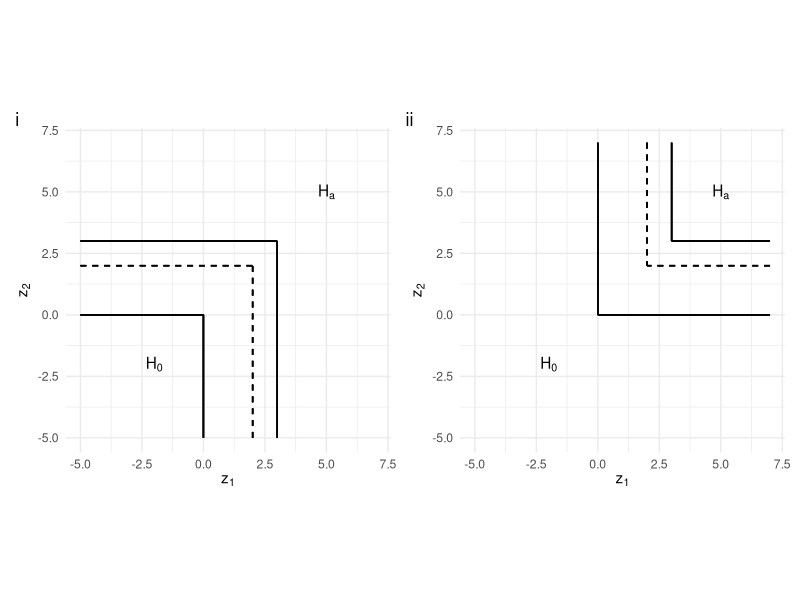
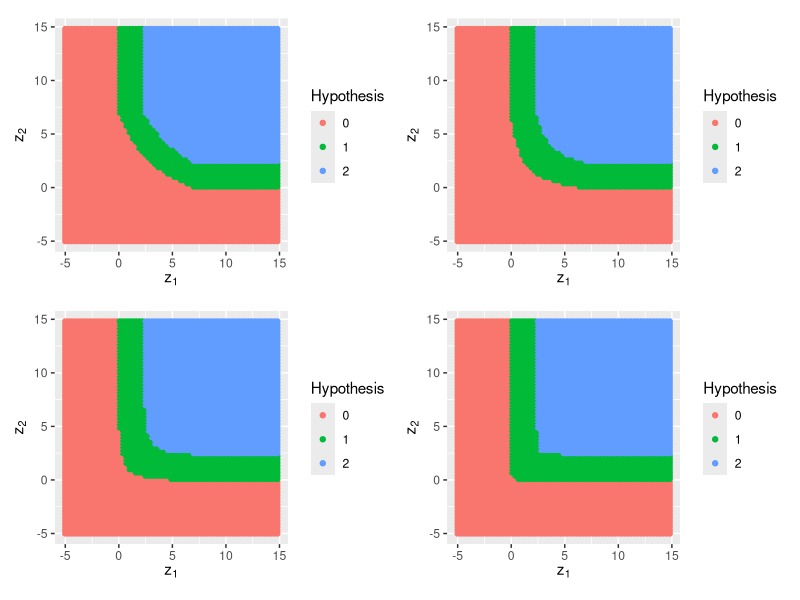
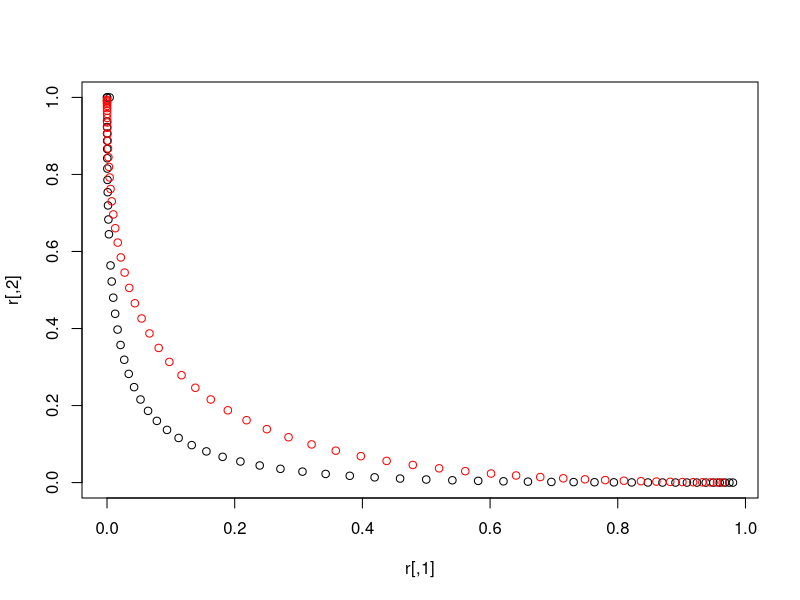

These charts were generated, in order, by the following R code:
## ---- chunk 1
knitr::opts_chunk$set(
  collapse = TRUE,
  comment = "#>"
)
## ---- chunk 2
#library(vamos)
library(ggplot2)
library(patchwork)
## ---- chunk 3
library(ggplot2)
library(patchwork)

df <- expand.grid(z_1 = c(-5, 7),
                  z_2 = c(-5, 7))

p1 <- ggplot(df, aes(z_1, z_2)) + geom_point(alpha = 0) +
  coord_fixed() + 
  # null
  geom_segment(aes(x = -5, y = 0, xend = 0, yend = 0)) +
  geom_segment(aes(x = 0, y = -5, xend = 0, yend = 0)) + 
  
  # alt
  geom_segment(aes(x = -5, y = 3, xend = 3, yend = 3)) +
  geom_segment(aes(x = 3, y = -5, xend = 3, yend = 3)) +
  
  # crit
  geom_segment(aes(x = -5, y = 2, xend = 2, yend = 2), linetype = 2) +
  geom_segment(aes(x = 2, y = -5, xend = 2, yend = 2), linetype = 2) +
  
  annotate("text", x = -2, y = -2, label = expression(H[0])) +
  annotate("text", x = 5, y = 5, label = expression(H[a])) +
  
  xlab(expression(z[1])) + ylab(expression(z[2])) +
  theme_minimal()

p2 <- ggplot(df, aes(z_1, z_2)) + geom_point(alpha = 0) +
  coord_fixed() + 
  # null
  geom_segment(aes(x = 7, y = 0, xend = 0, yend = 0)) +
  geom_segment(aes(x = 0, y = 7, xend = 0, yend = 0)) + 
  
  # alt
  geom_segment(aes(x = 7, y = 3, xend = 3, yend = 3)) +
  geom_segment(aes(x = 3, y = 7, xend = 3, yend = 3)) +
  
  # crit
  geom_segment(aes(x = 7, y = 2, xend = 2, yend = 2), linetype = 2) +
  geom_segment(aes(x = 2, y = 7, xend = 2, yend = 2), linetype = 2) +
  
  annotate("text", x = -2, y = -2, label = expression(H[0])) +
  annotate("text", x = 5, y = 5, label = expression(H[a])) +
  
  xlab(expression(z[1])) + ylab(expression(z[2])) +
  theme_minimal()  
## ---- chunk 4
p1 + p2 + plot_annotation(tag_levels = 'i')
## ---- chunk 5

## ---- chunk 6
hyp_plot <- function(a, c, alpha = 0.05, beta = 0.2) {
  
  df <- expand.grid(x = seq(-5,15,0.3),
                 y = seq(-5,15,0.3))
  
  # Start by finding the required dif at the margins, corresponding to the
  # mean of the marginal sampling dist under the alternative. Note we are using
  # z statistics, so they will have sd = 1.
  alpha <- 0.05; beta <- 0.2
  b <- qnorm(1 - alpha) + qnorm(1 - beta)
  
  # Now translate this into the required shift parameter, s
  aa <- a; bb <- (-2 - a*c - b*a); cc <- b + b*a*c
  s <- (-bb - sqrt(bb^2 - 4*aa*cc))/(2*aa)
  
  # At each point in the grid, denote if it lies in the null (0) or alternative (2)
  # hypotheses.
  df$h <- ifelse(df$y < (c - df$x)/(1 + a*df$x) | df$x < 0 | df$y < 0 , 0,
                 ifelse(df$y > (c - (df$x - s))/(1 + a*(df$x - s)) + s & (df$y > b & df$x > b), 2,
                        1))
  
  # Plot the hypotheses - adding a line at x=b which should border the alternative
  # region.
  ggplot(df, aes(x, y, colour=as.factor(h))) + geom_point() + coord_fixed() +
    scale_color_discrete(name = "Hypothesis") +
    xlab(expression(z[1])) + ylab(expression(z[2]))
}

p1 <- hyp_plot(0.2, 7); p2 <- hyp_plot(1, 7); p3 <- hyp_plot(5, 7); p4 <- hyp_plot(100, 7)

(p1 + p2) / (p3 + p4)
## ---- chunk 7
int_cond_z_1 <- function(z_1, mean, cor_z, a, c, b_crit, crit) {
  # For a given z_1, calculate the conditional probability of landing in the
  # critical region based on the conditional distribution z_2 | z_1, when
  # the joint dist of (z_1, z_2) has a given mean and correlation
  
  # Get mean m and sd s of the conditional distribution
  m <- mean[2] + cor_z*(z_1 - mean[1])
  s <- sqrt(1 - cor_z^2)
  
  # Find the lower limit for the integration over z_2
  low <- ifelse(z_1 > c, b_crit, 
                ifelse(z_1 > b_crit, (c - (z_1- crit))/(1 + a*(z_1 - crit)) + crit,
                       Inf))
  
  # Calculate the conditional prob and weight by the marginal 
  # prob of z_1
  (1 - pnorm(low, m, s))*dnorm(z_1, mean[1], 1)
}

value_tI <- function(crit, a, c, cor_z, b_crit) {
  
  # Search over the null hypothesis boundary to find the maximum type I error
  # rate. 
  # Start search at the point where z_1 = z_2
  z_1_min <- (sqrt(a*c + 1) - 1)/a
  z_1 <- seq(z_1_min, 10, 0.1)
  # Find corresponding z_2 on the value-based boundary
  z_2 <- (c - z_1)/(1 + a*z_1)
  # Correct for when we are in the no-trade-off region
  z_2 <- pmax(z_2, 0)
  
  # Run a a simple exhaustive search
  tI <- NULL
  for(i in 1:length(z_1)){
    tI <- c(tI, integrate(int_cond_z_1, -Inf, Inf, 
                          mean = c(z_1[i], z_2[i]), 
                          cor_z=cor_z, a=a, c=c, b_crit=b_crit, crit=crit)$value)
  }
  
  return(max(tI))
}

value_ocs <- function(crit, a, c, sigma) {
  
  # Find the distance from the null of 0 to the critical region
  # at the margins
  b_crit <- crit/(1 + a*(c - crit)) + crit
  
  # Get correlation of z statistics based on the outcome covariance sigma
  cor_z <- sigma[1,2]/(sqrt(sigma[1,1]*sigma[2,2]))
  
  tI <- value_tI(crit, a, c, cor_z, b_crit)
  
  # Find distance of alternative from null at the margins
  b <- qnorm(1 - alpha) + qnorm(1 - beta)
  # Get the shift parameter corresponding to the alternative hypothesis
  aa <- a; bb <- (-2 - a*c - b*a); cc <- b + b*a*c
  sh <- (-bb - sqrt(bb^2 - 4*aa*cc))/(2*aa)
  
  # Start search at the point where z_1 = z_2
  z_1_min <- (sqrt((2 - 2*a*sh)^2 - 4*a*(a*sh^2 - 2*sh - c)) - (2 - 2*a*sh))/(2*a)
  z_1 <- seq(z_1_min, 10, 0.1)
  # Find corresponding z_2 on the value-based boundary
  z_2 <- (c - (z_1 - sh))/(1 + a*(z_1 - sh)) + sh
  # Correct for when we are in the no-trade-off region
  z_2 <- pmax(z_2, b)
  
  # Run a a simple exhaustive search
  tII <- NULL
  for(i in 1:length(z_1)){
    tII <- c(tII, 1 - integrate(int_cond_z_1, -Inf, Inf, 
                                mean = c(z_1[i], z_2[i]), 
                                cor_z=cor_z, a=a, c=c, b_crit=b_crit, crit=crit)$value)
  }
  
  return(c(max(tI), max(tII)))
}

alpha <- 0.05; beta <- 0.2

sigma <- matrix(c(1, 0.8, 0.8, 1), ncol = 2)

value_ocs(1, a = 1, c = 7, sigma = sigma)

value_ocs_cp <- function(crit, a, c, sigma) {
  # Get OCs under the value hypothesis but when using co-primary critical
  # region.
  
  # Get correlation of z statistics based on the outcome covariance sigma
  cor_z <- sigma[1,2]/(sqrt(sigma[1,1]*sigma[2,2]))
  
  # Search over the null hypothesis boundary to find the maximum type I error
  # rate. 
  # Start search at the point where z_1 = z_2
  z_1_min <- (sqrt(a*c + 1) - 1)/a
  z_1 <- seq(z_1_min, 10, 0.1)
  # Find corresponding z_2 on the value-based boundary
  z_2 <- (c - z_1)/(1 + a*z_1)
  # Correct for when we are in the no-trade-off region
  z_2 <- pmax(z_2, 0)
  
  # Run a a simple exhaustive search
  tI <- NULL
  for(i in 1:length(z_1)){
    tI <- c(tI, pmvnorm(lower = c(crit, crit), upper = c(Inf, Inf),
                        mean = c(z_1[i], z_2[i]), sigma = matrix(c(1, cor_z, cor_z, 1), ncol = 2)))
  }
  
   # Find distance of alternative from null at the margins
  b <- qnorm(1 - alpha) + qnorm(1 - beta)
  # Get the shift parameter corresponding to the alternative hypothesis
  aa <- a; bb <- (-2 - a*c - b*a); cc <- b + b*a*c
  sh <- (-bb - sqrt(bb^2 - 4*aa*cc))/(2*aa)
  
  # Start search at the point where z_1 = z_2
  z_1_min <- (sqrt((2 - 2*a*sh)^2 - 4*a*(a*sh^2 - 2*sh - c)) - (2 - 2*a*sh))/(2*a)
  z_1 <- seq(z_1_min, 10, 0.1)
  # Find corresponding z_2 on the value-based boundary
  z_2 <- (c - (z_1 - sh))/(1 + a*(z_1 - sh)) + sh
  # Correct for when we are in the no-trade-off region
  z_2 <- pmax(z_2, b)
  
  # Run a a simple exhaustive search
  tII <- NULL
  for(i in 1:length(z_1)){
    tII <- c(tII, 1 - pmvnorm(lower = c(crit, crit), upper = c(Inf, Inf),
                        mean = c(z_1[i], z_2[i]), sigma = matrix(c(1, cor_z, cor_z, 1), ncol = 2)))
  }
  
  return(c(max(tI), max(tII)))
}
## ---- chunk 8
library(mvtnorm)

a <- 5
c <- 7
sigma <- matrix(c(1, 0.8, 0.8, 1), ncol = 2)

crits1 <- seq(-2, 4, 0.1)
r <- NULL
for(i in crits1) {
  r <- rbind(r, value_ocs(i, a, c, sigma))
}

crits1 <- seq(-1, 5, 0.1)
r2 <- NULL
for(i in crits1) {
  r2 <- rbind(r2, value_ocs_cp(i, a, c, sigma))
}

plot(r)
points(r2, col = "red")
